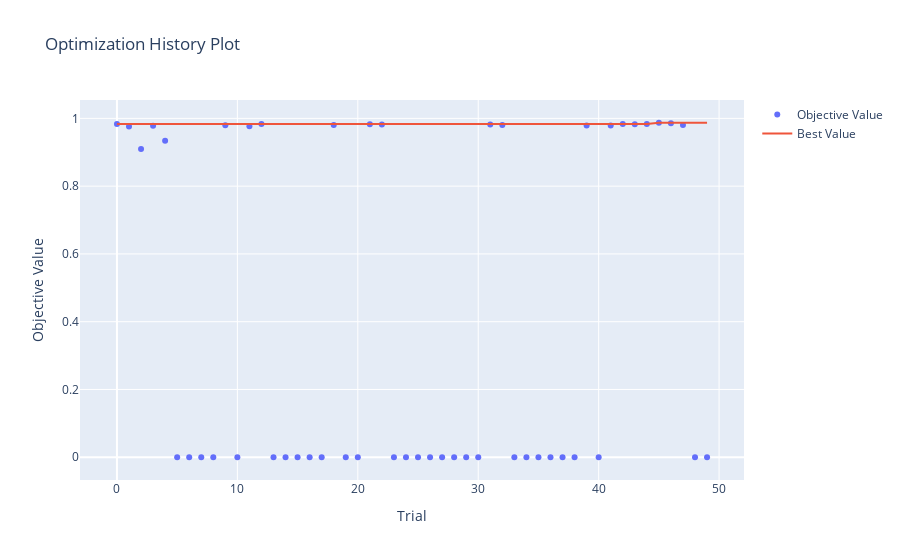
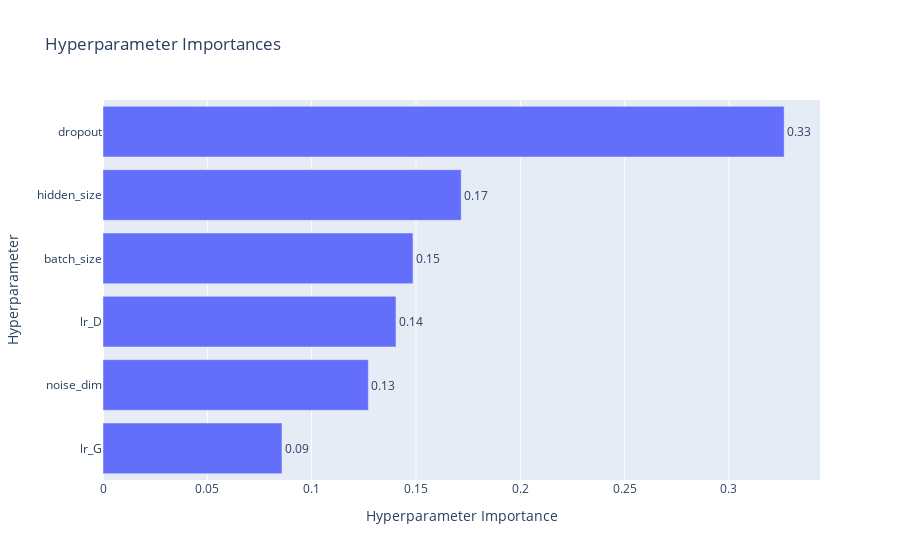

The code cell stored with these charts, in order, in its notebook:
### Markdown cell above
##### Results Analysis

### Code cell
# Optional: Plot optimization history
try:
    import plotly
    optuna.visualization.plot_optimization_history(study).show()
    optuna.visualization.plot_param_importances(study).show()
except ImportError:
    print("Install plotly for visualization: pip install plotly")

### Figure 1 — Plotly figure (JSON) as saved in the notebook; plotly's stock layout.template omitted (floating-point values rounded to 4 significant figures)
{"data": [{"mode": "markers", "name": "Objective Value", "type": "scatter", "x": [0, 1, 2, 3, 4, 5, 6, 7, 8, 9, 10, 11, 12, 13, 14, 15, 16, 17, 18, 19, 20, 21, 22, 23, 24, 25, 26, 27, 28, 29, 30, 31, 32, 33, 34, 35, 36, 37, 38, 39, 40, 41, 42, 43, 44, 45, 46, 47, 48, 49], "y": [0.9832, 0.9759, 0.9098, 0.9781, 0.9343, 0, 0, 0, 0, 0.9798, 0, 0.9769, 0.9837, 0, 0, 0, 0, 0, 0.9808, 0, 0, 0.9827, 0.9821, 0, 0, 0, 0, 0, 0, 0, 0, 0.9821, 0.9806, 0, 0, 0, 0, 0, 0, 0.9788, 0, 0.9791, 0.9835, 0.9825, 0.9832, 0.9871, 0.9859, 0.9802, 0, 0]}, {"mode": "lines", "name": "Best Value", "type": "scatter", "x": [0, 1, 2, 3, 4, 5, 6, 7, 8, 9, 10, 11, 12, 13, 14, 15, 16, 17, 18, 19, 20, 21, 22, 23, 24, 25, 26, 27, 28, 29, 30, 31, 32, 33, 34, 35, 36, 37, 38, 39, 40, 41, 42, 43, 44, 45, 46, 47, 48, 49], "y": [0.9832, 0.9832, 0.9832, 0.9832, 0.9832, 0.9832, 0.9832, 0.9832, 0.9832, 0.9832, 0.9832, 0.9832, 0.9837, 0.9837, 0.9837, 0.9837, 0.9837, 0.9837, 0.9837, 0.9837, 0.9837, 0.9837, 0.9837, 0.9837, 0.9837, 0.9837, 0.9837, 0.9837, 0.9837, 0.9837, 0.9837, 0.9837, 0.9837, 0.9837, 0.9837, 0.9837, 0.9837, 0.9837, 0.9837, 0.9837, 0.9837, 0.9837, 0.9837, 0.9837, 0.9837, 0.9871, 0.9871, 0.9871, 0.9871, 0.9871]}, {"marker": {"color": "#cccccc"}, "mode": "markers", "name": "Infeasible Trial", "showlegend": false, "type": "scatter", "x": [], "y": []}], "layout": {"title": {"text": "Optimization History Plot"}, "xaxis": {"title": {"text": "Trial"}}, "yaxis": {"title": {"text": "Objective Value"}}}}

### Figure 2 — Plotly figure (JSON) as saved in the notebook; plotly's stock layout.template omitted (floating-point values rounded to 4 significant figures)
{"data": [{"cliponaxis": false, "hovertemplate": ["lr_G (FloatDistribution): 0.08577637522638308<extra></extra>", "noise_dim (IntDistribution): 0.1271717908582016<extra></extra>", "lr_D (FloatDistribution): 0.1404005724458924<extra></extra>", "batch_size (IntDistribution): 0.14854873779623556<extra></extra>", "hidden_size (IntDistribution): 0.1716665973716607<extra></extra>", "dropout (FloatDistribution): 0.32643592630162654<extra></extra>"], "name": "Objective Value", "orientation": "h", "text": ["0.09", "0.13", "0.14", "0.15", "0.17", "0.33"], "textposition": "outside", "type": "bar", "x": [0.08578, 0.1272, 0.1404, 0.1485, 0.1717, 0.3264], "y": ["lr_G", "noise_dim", "lr_D", "batch_size", "hidden_size", "dropout"]}], "layout": {"title": {"text": "Hyperparameter Importances"}, "xaxis": {"title": {"text": "Hyperparameter Importance"}}, "yaxis": {"title": {"text": "Hyperparameter"}}}}
